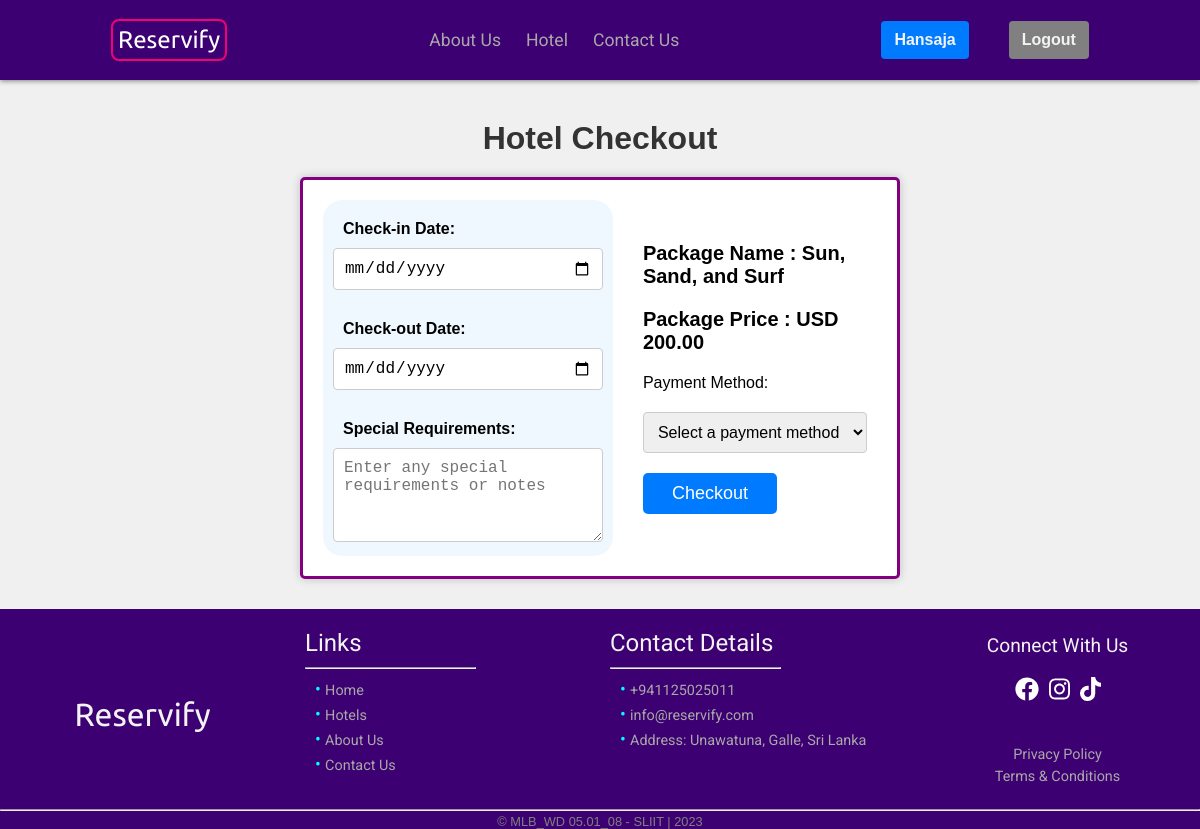
Before: /checkout.php?hotel=3&pkg=37 (signed in) with the older database file.
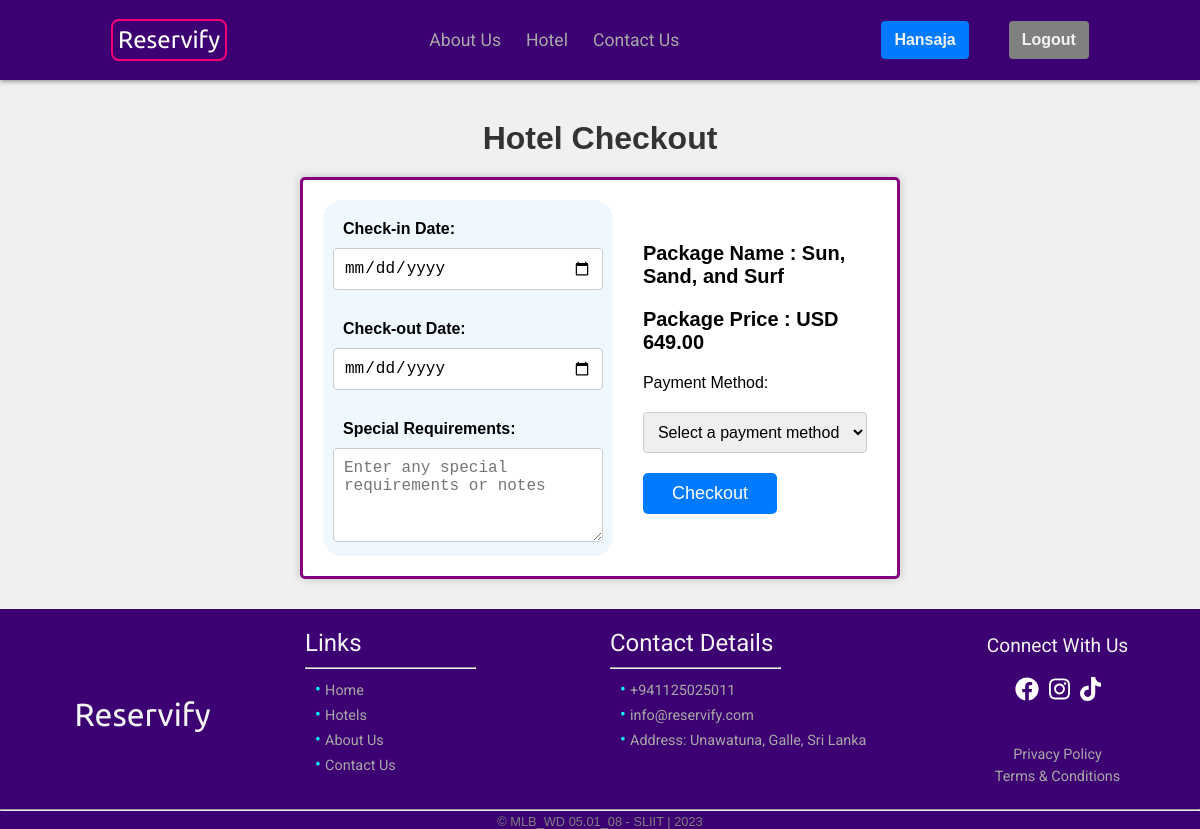
After: the same page with the newer database file.
### tables this page shows
CREATE TABLE `package` (
  `package_id` int(11) NOT NULL,
  `package_name` varchar(100) NOT NULL,
  `price` decimal(10,2) NOT NULL,
  `hotel_id` int(11) NOT NULL,
  `image` varchar(100) DEFAULT 'null.jpeg'
);

### checkout.php (the view, shortened to what this page needs)
<?php
require_once './conn.php';
if (!isset($_SESSION['username'])) {
    echo "<script>
        alert('Before Checkout. You must login as User.');
        window.location.href='./login.php';
        </script>";
} else {
    $hotelid = $_GET['hotel'];
    $pkgid = $_GET['pkg'];
    if (isset($_GET['pkg'])) {
        $query = "SELECT * FROM `package` WHERE package_id='$pkgid' and hotel_id='$hotelid';";
        $result = mysqli_query($conn, $query);
        $row = mysqli_fetch_array($result);
        $pkgname = $row['package_name'];
        $price = $row['price'];
    } else {
        echo
        "<script>
        alert('Hotel Not Available');
        window.location.href='./booking.php';
        </script>";
    }
}
?>
<!DOCTYPE html>
<html lang="en">
<head>
    <link rel="stylesheet" href="./css/reset.css">
    <link rel="stylesheet" href="./css/checkout.css">
</head>
<?php include "./partials/header.php" ?>
<body>
    <div class="main">
        <h1>Hotel Checkout</h1>
        <form action="" method="POST">
            <div class="form-container">
                <div class="form">
                    <label for="checkinDate">Check-in Date:</label>
                    <input type="date" id="checkinDate" name="checkinDate" required>
                </div>
                <div class="form">
                    <label for="checkoutDate">Check-out Date:</label>
                    <input type="date" id="checkoutDate" name="checkoutDate" required>
                </div>
                <div class="form">
                    <label for="specialRequirements">Special Requirements:</label>
                    <textarea id="specialRequirements" name="specialRequirement" rows="4" placeholder="Enter any special requirements or notes"></textarea>
                </div>
            </div>
            <div class="summery">
                <?php
                echo "<h2> Package Name : $pkgname  </h2>";
                echo "<h2> Package Price : USD $price  </h2>";
                ?>
                <label for="paymentMethod">Payment Method:</label>
                <select id="paymentMethod" name="paymentMethod" required>
                    <option value="" disabled selected>Select a payment method</option>
                </select>
                <input type="submit" name="submit" value="Checkout">
            </div>
        </form>
    </div>
</body>
<?php include "./partials/footer.php" ?>
</html>

Changed rows visible on the page:
changed package "Sun, Sand, and Surf": price "200.00" → "649.00"
